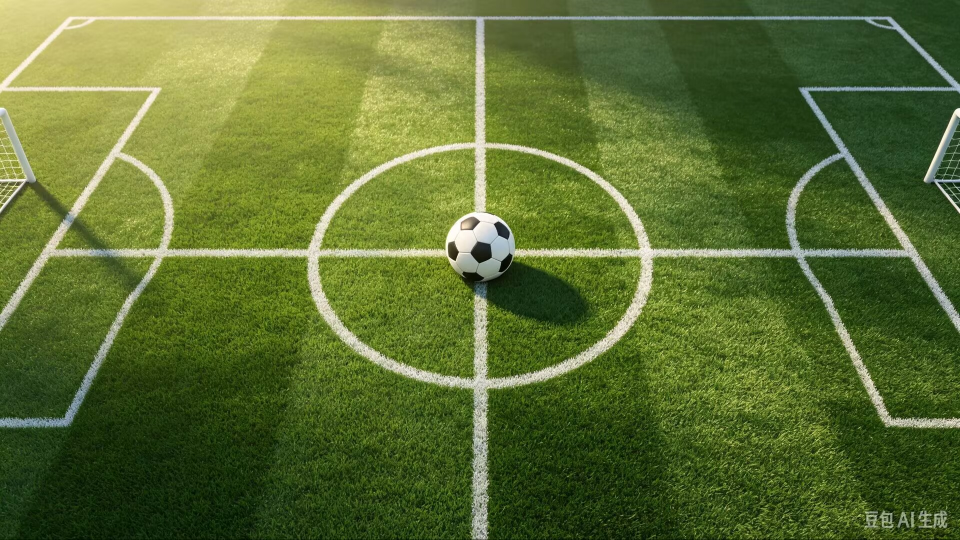
#> input picture 算法组/Week2/W2-粟茂林_视觉算法/src/target_detector/data/football_1.jpg, 1920 x 1079 px (shown at 1/2 size)
$ python task2_compare.py
#> lines starting #> are read from the running program, lines starting #| are printed output that depends on the picture; after the words box and inside, x2 and y2 are one past the last pixel; in counts of white or black regions, pixels touching at a corner belong together
import cv2 as cv
from pathlib import Path
import numpy as np
import sys
import os
from datetime import datetime
SHOW = os.environ.get("W2_SHOW", "1") != "0"
NAME = "sumaolin"
ROOT = Path(__file__).parent.parent

def imwrite(path, img):
    path = Path(path)
    path.parent.mkdir(parents=True, exist_ok=True)
    ok, buf = cv.imencode(path.suffix, img)
    if not ok:
        raise ValueError(f"编码失败：{path}")
    buf.tofile(str(path))
    print("修改图已保存到:", path)
    test = cv.imdecode(np.fromfile(str(path), np.uint8), cv.IMREAD_COLOR)
    if test.size == 0:
        sys.exit("修改图读取异常")
    print("修改图可读取")

def band(img, tag, msg):
    # 底部加一条自证信息，等价于终端 echo "姓名: ..."; date "+%Y-%m-%d %H:%M:%S"
    h, w = img.shape[:2]
    out = np.zeros((h+100, w, 3), np.uint8)
    out[:h] = img
    now = datetime.now().strftime("%Y-%m-%d %H:%M:%S")
    cv.putText(out, f"name: {NAME}", (24, h+42), cv.FONT_HERSHEY_SIMPLEX, 1.0, (0, 255, 255), 2)
    cv.putText(out, f"time: {now}", (24, h+84), cv.FONT_HERSHEY_SIMPLEX, 1.0, (0, 255, 255), 2)
    cv.putText(out, tag, (760, h+42), cv.FONT_HERSHEY_SIMPLEX, 1.0, (255, 255, 255), 2)
    cv.putText(out, msg, (760, h+84), cv.FONT_HERSHEY_SIMPLEX, 1.0, (255, 255, 255), 2)
    print("姓名:", NAME)
    print(now)
    return out

# 基线参数，和 task1.py 完全一致
BASE = dict(lo=(0, 0, 120), hi=(180, 80, 255), area_min=5000, open_k=21, close_k=9)
AR_LO, AR_HI = 0.6, 1.7      # 长宽比筛选保持不变，保证只动一个参数
# 四个变体：第二个字典只覆盖要改的那一项，"一次只改一个主要参数"
VARIANTS = [
    ("A", "current params", dict(), "基线，和 task1 输出一致", "OK"),
    ("B", "wider HSV", dict(lo=(0, 0, 100), hi=(180, 120, 255)), "S 上限 80->120，V 下限 120->100", "FALSE POSITIVE"),
    ("C", "min area 500", dict(area_min=500), "最小面积 5000->500 px", "OK, more cands"),
    ("D", "no morphology", dict(open_k=0, close_k=0), "开运算和闭运算都关掉", "MISS"),
]

def run_one(img, hsv, cfg):
    mask = cv.inRange(hsv, cfg["lo"], cfg["hi"])
    if cfg["open_k"]:
        mask = cv.morphologyEx(mask, cv.MORPH_OPEN, cv.getStructuringElement(cv.MORPH_ELLIPSE, (cfg["open_k"], cfg["open_k"])))
    if cfg["close_k"]:
        mask = cv.morphologyEx(mask, cv.MORPH_CLOSE, cv.getStructuringElement(cv.MORPH_ELLIPSE, (cfg["close_k"], cfg["close_k"])))
    cnts, _ = cv.findContours(mask, cv.RETR_EXTERNAL, cv.CHAIN_APPROX_SIMPLE)
    area_min = cfg["area_min"]
    cands, drop_area, drop_ar = [], 0, 0
    for c in cnts:
        area = cv.contourArea(c)
        if area < area_min:
            drop_area += 1
            continue
        x, y, bw, bh = cv.boundingRect(c)
        if not (AR_LO <= bw/bh <= AR_HI):
            drop_ar += 1
            continue
        cands.append((area, c))
    cands.sort(key=lambda ac: ac[0], reverse=True)
    return mask, cnts, cands, area_min, drop_area, drop_ar

def render(img, cnts, cands):
    vis = img.copy()
    for area, c in cands[1:]:        # 其它通过筛选的候选也画出来，面积阈值一调小就能看到候选变多
        x, y, bw, bh = cv.boundingRect(c)
        cv.rectangle(vis, (x, y), (x+bw, y+bh), (255, 120, 0), 2)
    if not cands:
        cv.putText(vis, "NO TARGET", (40, 260), cv.FONT_HERSHEY_SIMPLEX, 2.2, (0, 0, 255), 5)
        c = max(cnts, key=cv.contourArea)   # 面积最大的原始轮廓描红：白线连成一张网，球被吞在里面
        cv.drawContours(vis, [c], -1, (0, 0, 255), 4)
        return vis, None
    area, c = cands[0]
    x, y, bw, bh = cv.boundingRect(c)
    m = cv.moments(c)
    if m["m00"] > 0:
        u, v = m["m10"]/m["m00"], m["m01"]/m["m00"]
    else:
        u, v = x+bw/2, y+bh/2
    cv.drawContours(vis, [c], -1, (0, 255, 0), 4)
    cv.rectangle(vis, (x, y), (x+bw, y+bh), (0, 255, 255), 2)
    cv.circle(vis, (int(u), int(v)), 9, (0, 0, 255), -1)
    cv.putText(vis, f"u={u:.0f}, v={v:.0f}", (x, max(210, y-12)), cv.FONT_HERSHEY_SIMPLEX, 1.3, (0, 0, 255), 3)
    return vis, (u, v, area)

img = cv.imdecode(np.fromfile(str(ROOT/"data"/"football_1.jpg"), np.uint8), cv.IMREAD_COLOR)
#> img is the input picture: shape (1079, 1920, 3); mean B, G, R 50.4, 110.6, 91.9
if img.size == 0:
    sys.exit("football_1 not found")
h, w = img.shape[:2]
hsv = cv.cvtColor(img, cv.COLOR_BGR2HSV)
#> hsv: shape (1079, 1920, 3); mean H, S, V 41.6, 157.6, 111.1
print("读取到 football_1", img.shape)
#| 读取到 football_1 (1079, 1920, 3)

PW, PH = 960, 539          # 每格半分辨率，2x2 拼起来正好 1920x1078
panels = []
print(f"\n{'变体':<4}{'mask像素':>10}{'候选':>6}{'选中面积':>10}{'中心点':>16}  说明")
for key, name, over, note, verdict in VARIANTS:
    cfg = {**BASE, **over}
    mask, cnts, cands, area_min, drop_area, drop_ar = run_one(img, hsv, cfg)
    vis, res = render(img, cnts, cands)
    if res:
        u, v, area = res
        tail = f"u={u:.0f}, v={v:.0f}, area={int(area)}"
        print(f"{key:<4}{int(mask.sum()//255):>10}{len(cands):>6}{int(area):>10}{'(%.0f, %.0f)' % (u, v):>16}  {note}  [{verdict}]")
    else:
        tail = "NO TARGET"
        print(f"{key:<4}{int(mask.sum()//255):>10}{0:>6}{'-':>10}{'-':>16}  {note}  [{verdict}]")

    p = cv.resize(vis, (PW, PH), interpolation=cv.INTER_AREA)
    shade = p.copy()
    cv.rectangle(shade, (0, 0), (PW, 88), (0, 0, 0), -1)
    p = cv.addWeighted(shade, 0.6, p, 0.4, 0)
    cv.putText(p, f"{key}  {name}", (18, 34), cv.FONT_HERSHEY_SIMPLEX, 0.9, (0, 255, 255), 2)
    pv = f"S<={cfg['hi'][1]} V>={cfg['lo'][2]}  open{cfg['open_k']} close{cfg['close_k']}  area>={area_min:.0f}"
    cv.putText(p, pv, (18, 64), cv.FONT_HERSHEY_SIMPLEX, 0.62, (220, 220, 220), 2)
    cv.putText(p, f"-> {tail}   cand={len(cands)}   {verdict}", (18, 84), cv.FONT_HERSHEY_SIMPLEX, 0.62, (180, 255, 180), 2)
    panels.append(p)
#> this loop made 4 passes
#> (area_min, drop_area, drop_ar, x in render, y in render, bw in render, bh in render) on pass 2: (5000, 23, 2, 650, 0, 381, 558)
#> (printed output is left out)
#> pass 1, in run_one, `mask = cv.inRange(hsv, cfg["lo"], cfg["hi"])`:
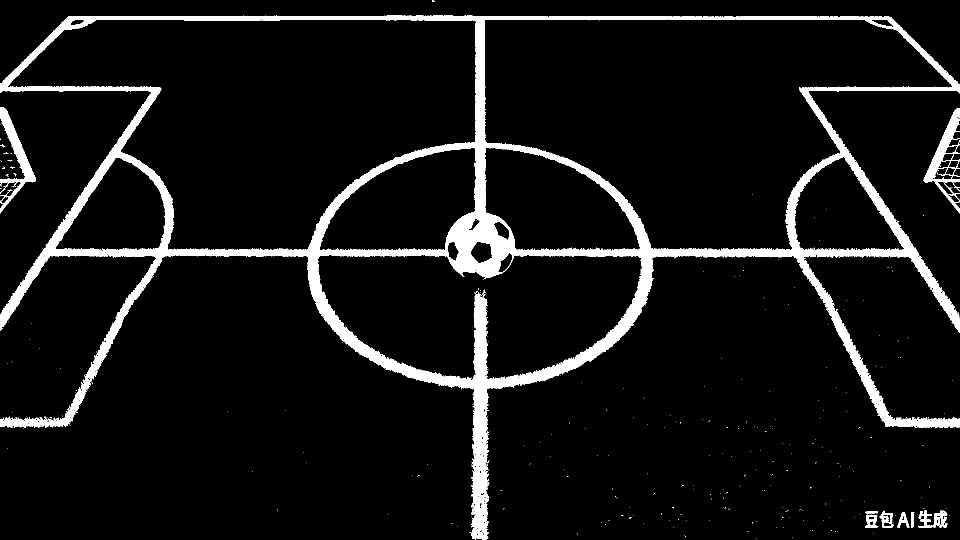
#> mask: shape (1079, 1920) (shown at 1/2 size); 7.7% white; 292 white regions (280 under 20 px), largest, box (x1, y1, x2, y2) and area: (0, 31, 1920, 1079) 149606, (1847, 216, 1920, 427) 4019, (0, 215, 72, 427) 3868
#> pass 1, in run_one, `mask = cv.morphologyEx(mask, cv.MORPH_OPEN, cv.getStructuringElement(c..`:
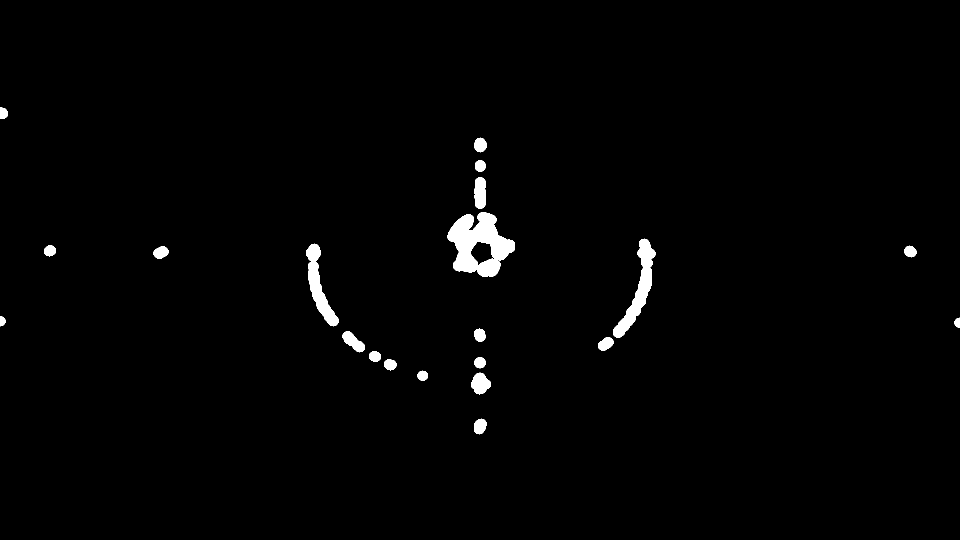
#> mask: shape (1079, 1920) (shown at 1/2 size); 1.4% white; 21 white regions, largest, box (x1, y1, x2, y2) and area: (895, 424, 1030, 554) 9796, (1226, 477, 1311, 676) 4869, (612, 487, 677, 653) 3750
#> after the loop:
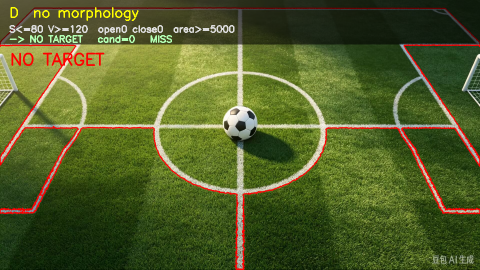
#> p: shape (539, 960, 3) (shown at 1/2 size); mean B, G, R 41.2, 95.5, 83.7
#> after the loop:
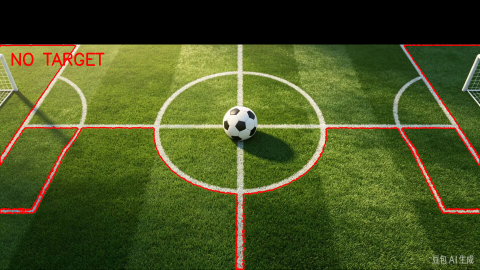
#> shade: shape (539, 960, 3) (shown at 1/2 size); mean B, G, R 34.9, 84.8, 73.5
#> after the loop:
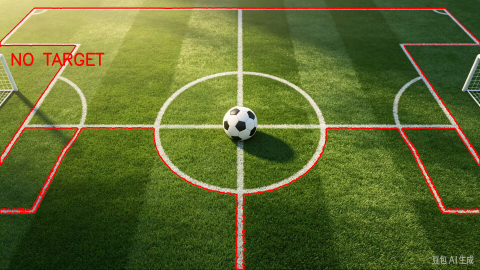
#> vis: shape (1079, 1920, 3) (shown at 1/4 size); mean B, G, R 47.4, 106.6, 94.7
#> after the loop, panels = 4 items

grid = np.vstack([np.hstack([panels[0], panels[1]]), np.hstack([panels[2], panels[3]])])
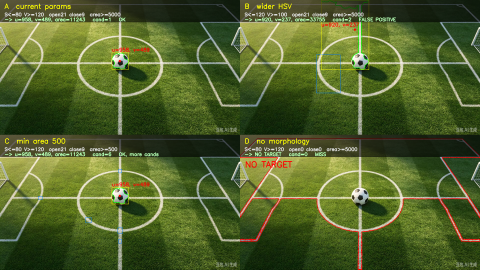
#> grid: shape (1078, 1920, 3) (shown at 1/4 size); mean of channels 0, 1, 2 43.3, 98.5, 82; drawn as B, G, R
grid = band(grid, "football_1  parameter compare", "A current / B wider HSV / C min area / D no morphology")
#> in band, `cv.putText(out, msg, (760, h+84), cv.FONT_HERSHEY_SIMPLEX, 1.0, (255, ..`:
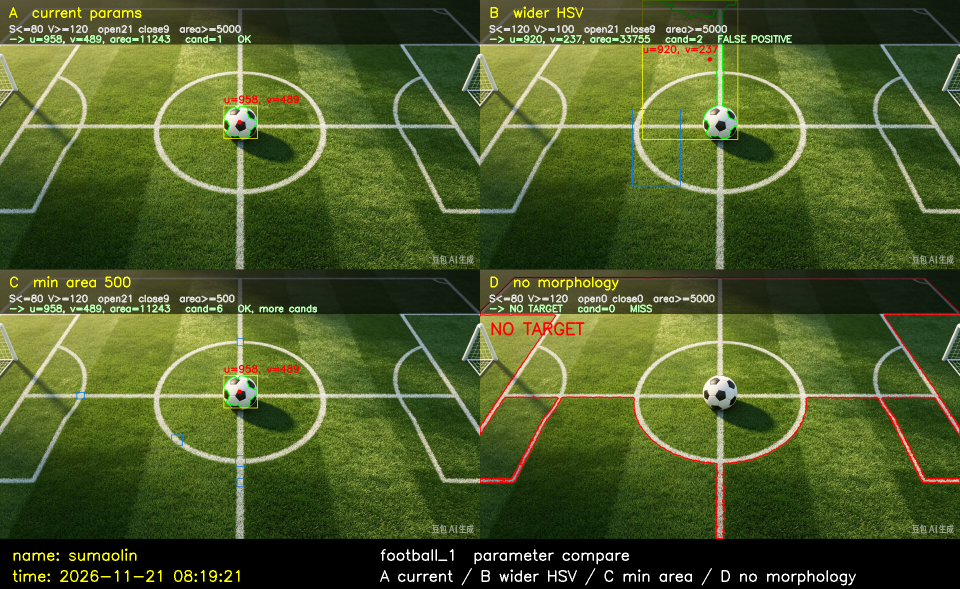
#> out: shape (1178, 1920, 3) (shown at 1/2 size); mean of channels 0, 1, 2 40.6, 91.6, 76.5; drawn as B, G, R
imwrite(ROOT/"outputs"/"task2"/"football_1_compare.png", grid)
if SHOW:
    cv.imshow("football_1_compare", grid)
    cv.waitKey(0)
    cv.destroyAllWindows()

$ run again, with 算法组/Week2/W2-粟茂林_视觉算法/src/target_detector/data/football_2.jpg copied over 算法组/Week2/W2-粟茂林_视觉算法/src/target_detector/data/football_1.jpg
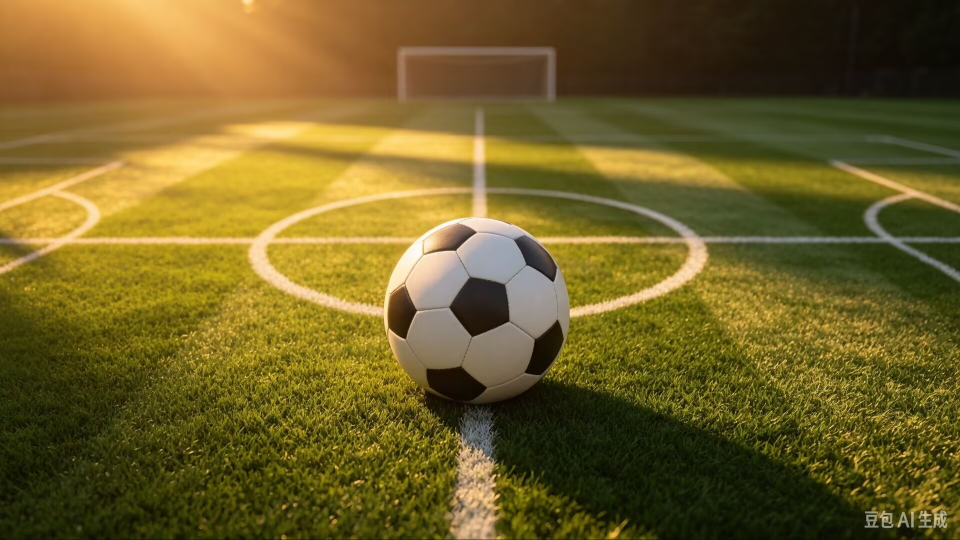
#> input picture 算法组/Week2/W2-粟茂林_视觉算法/src/target_detector/data/football_2.jpg, 1920 x 1079 px (shown at 1/2 size)
#> img is the input picture: shape (1079, 1920, 3); mean B, G, R 38.6, 96.6, 113.1
#> hsv: shape (1079, 1920, 3); mean H, S, V 26.4, 177.4, 114.7
#| 读取到 football_1 (1079, 1920, 3)
#> the loop `for key, name, over, note, verdict in VARIANTS:` made 4 passes
#> (area_min, drop_area, drop_ar, x in render, y in render, bw in render, bh in render) on pass 4: (5000, 226, 1, 772, 433, 366, 303)
#> (printed output is left out)
#> pass 1, in run_one, `mask = cv.morphologyEx(mask, cv.MORPH_OPEN, cv.getStructuringElement(c..`:
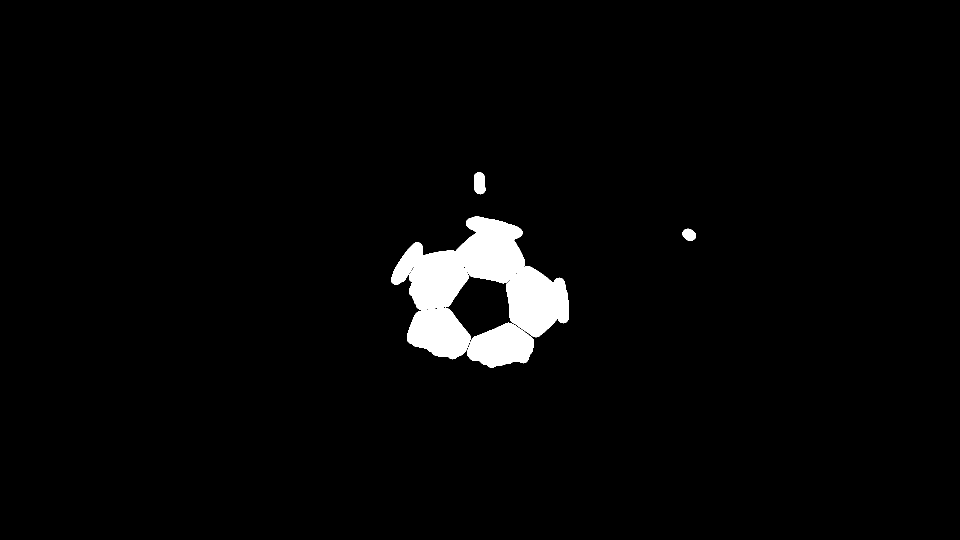
#> mask: shape (1079, 1920) (shown at 1/2 size); 2.8% white; 4 white regions, box (x1, y1, x2, y2) and area: (782, 433, 1137, 719) 48030, (934, 645, 1068, 736) 8357, (948, 344, 971, 389) 869, (1365, 457, 1392, 482) 496
#> after the loop `for key, name, over, note, verdict in VARIANTS:`: panels = 4 items
#> in band, `cv.putText(out, msg, (760, h+84), cv.FONT_HERSHEY_SIMPLEX, 1.0, (255, ..`:
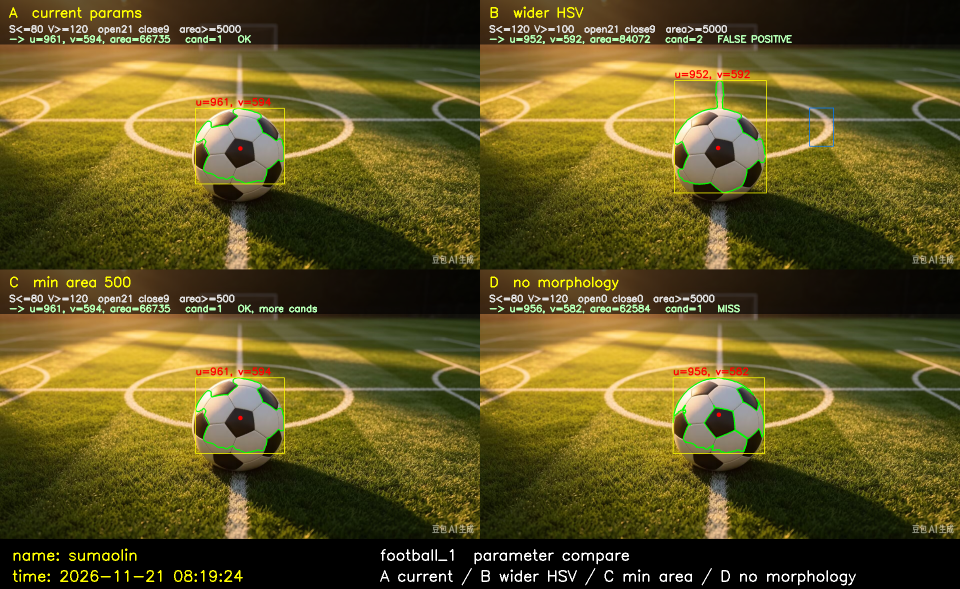
#> out: shape (1178, 1920, 3) (shown at 1/2 size); mean of channels 0, 1, 2 33.9, 85.5, 96.2; drawn as B, G, R

$ run again, with 算法组/Week2/W2-粟茂林_视觉算法/src/target_detector/data/football_3.jpg copied over 算法组/Week2/W2-粟茂林_视觉算法/src/target_detector/data/football_1.jpg
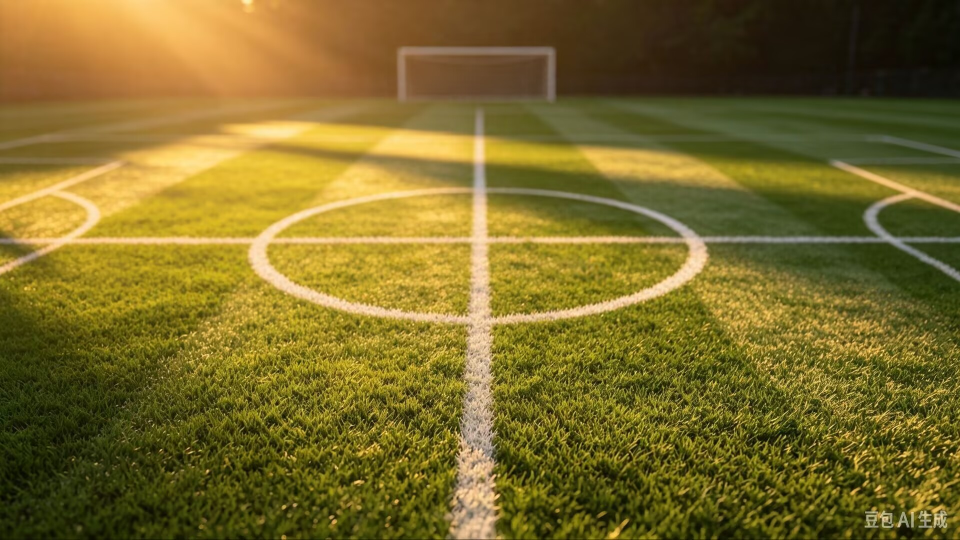
#> input picture 算法组/Week2/W2-粟茂林_视觉算法/src/target_detector/data/football_3.jpg, 1920 x 1079 px (shown at 1/2 size)
#> img is the input picture: shape (1079, 1920, 3); mean B, G, R 41.2, 107.5, 124.1
#> hsv: shape (1079, 1920, 3); mean H, S, V 25.6, 178.6, 125.5
#| 读取到 football_1 (1079, 1920, 3)
#> the loop `for key, name, over, note, verdict in VARIANTS:` made 4 passes
#> (area_min, drop_area, drop_ar, pv) on pass 4: (5000, 326, 2, 'S<=80 V>=120  open0 close0  area>=5000')
#> (printed output is left out)
#> pass 1, in run_one, `mask = cv.morphologyEx(mask, cv.MORPH_OPEN, cv.getStructuringElement(c..`:
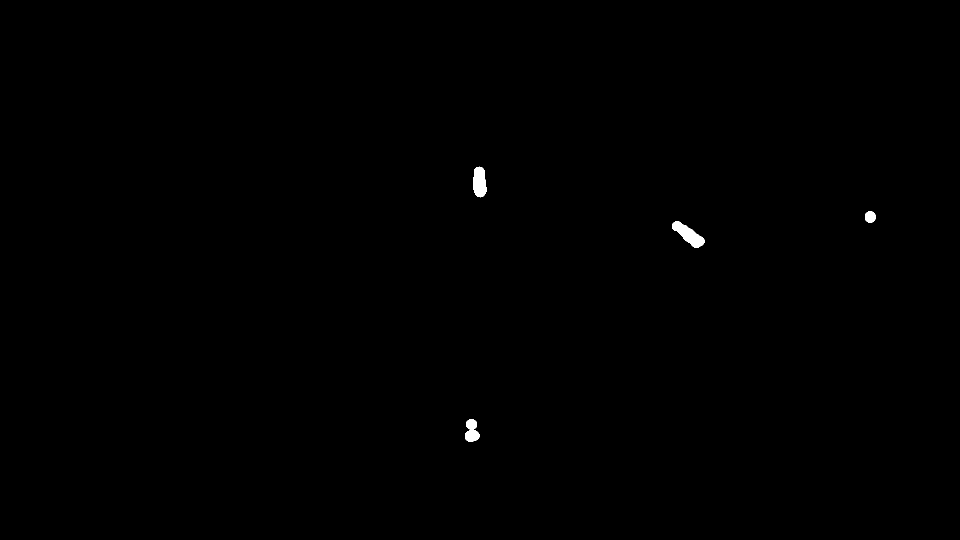
#> mask: shape (1079, 1920) (shown at 1/2 size); 0.2% white; 4 white regions, box (x1, y1, x2, y2) and area: (1344, 442, 1409, 496) 1574, (946, 333, 973, 395) 1324, (930, 838, 959, 884) 914, (1730, 422, 1751, 446) 396
#> after the loop `for key, name, over, note, verdict in VARIANTS:`: panels = 4 items
#> in band, `cv.putText(out, msg, (760, h+84), cv.FONT_HERSHEY_SIMPLEX, 1.0, (255, ..`:
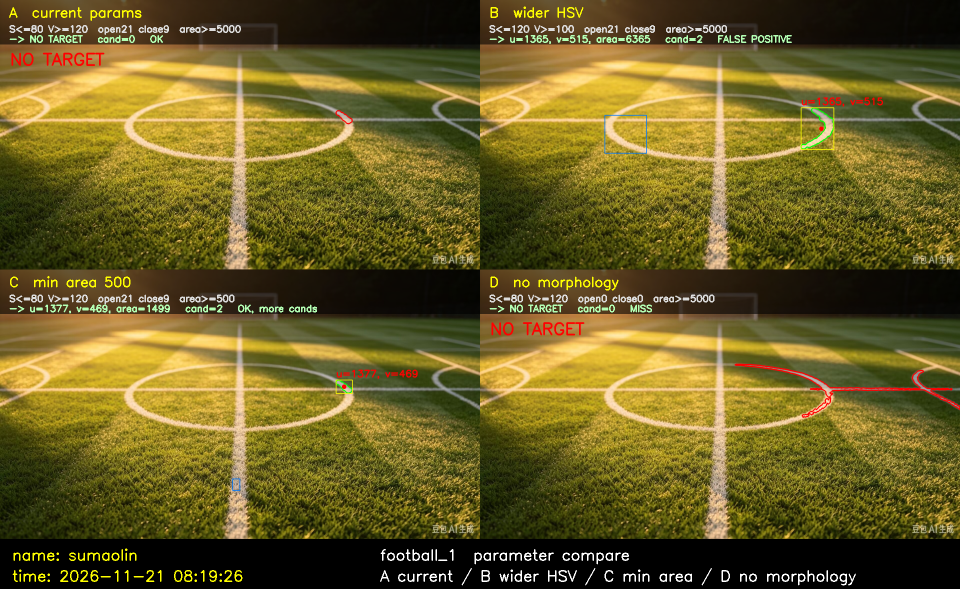
#> out: shape (1178, 1920, 3) (shown at 1/2 size); mean of channels 0, 1, 2 36.2, 94.2, 106.4; drawn as B, G, R
